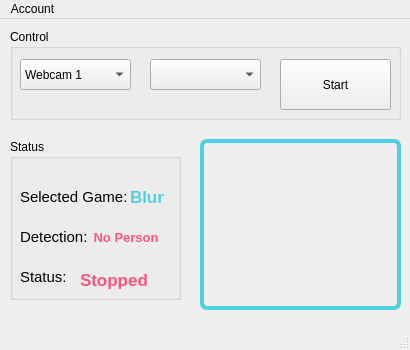
<?xml version="1.0" encoding="UTF-8"?>
<ui version="4.0">
 <class>MainWindow</class>
 <widget class="QMainWindow" name="MainWindow">
  <property name="geometry">
   <rect>
    <x>0</x>
    <y>0</y>
    <width>410</width>
    <height>350</height>
   </rect>
  </property>
  <property name="minimumSize">
   <size>
    <width>410</width>
    <height>350</height>
   </size>
  </property>
  <property name="maximumSize">
   <size>
    <width>410</width>
    <height>350</height>
   </size>
  </property>
  <property name="windowTitle">
   <string>MainWindow</string>
  </property>
  <widget class="QWidget" name="centralwidget">
   <widget class="QGroupBox" name="groupBox">
    <property name="geometry">
     <rect>
      <x>10</x>
      <y>10</y>
      <width>391</width>
      <height>91</height>
     </rect>
    </property>
    <property name="title">
     <string>Control</string>
    </property>
    <widget class="QComboBox" name="webcamSelection">
     <property name="geometry">
      <rect>
       <x>10</x>
       <y>30</y>
       <width>111</width>
       <height>31</height>
      </rect>
     </property>
     <item>
      <property name="text">
       <string>Webcam 1</string>
      </property>
     </item>
     <item>
      <property name="text">
       <string>Webcam 2</string>
      </property>
     </item>
    </widget>
    <widget class="QComboBox" name="gameSelection">
     <property name="geometry">
      <rect>
       <x>140</x>
       <y>30</y>
       <width>111</width>
       <height>31</height>
      </rect>
     </property>
    </widget>
    <widget class="QPushButton" name="startBtn">
     <property name="geometry">
      <rect>
       <x>270</x>
       <y>30</y>
       <width>111</width>
       <height>51</height>
      </rect>
     </property>
     <property name="styleSheet">
      <string notr="true"/>
     </property>
     <property name="text">
      <string>Start</string>
     </property>
    </widget>
   </widget>
   <widget class="QGroupBox" name="groupBox_2">
    <property name="geometry">
     <rect>
      <x>10</x>
      <y>120</y>
      <width>171</width>
      <height>161</height>
     </rect>
    </property>
    <property name="font">
     <font>
      <weight>50</weight>
      <bold>false</bold>
     </font>
    </property>
    <property name="title">
     <string>Status</string>
    </property>
    <property name="flat">
     <bool>false</bool>
    </property>
    <property name="checkable">
     <bool>false</bool>
    </property>
    <widget class="QLabel" name="label">
     <property name="geometry">
      <rect>
       <x>10</x>
       <y>50</y>
       <width>121</width>
       <height>16</height>
      </rect>
     </property>
     <property name="font">
      <font>
       <pointsize>11</pointsize>
      </font>
     </property>
     <property name="text">
      <string>Selected Game:</string>
     </property>
    </widget>
    <widget class="QLabel" name="label_2">
     <property name="geometry">
      <rect>
       <x>10</x>
       <y>90</y>
       <width>81</width>
       <height>16</height>
      </rect>
     </property>
     <property name="font">
      <font>
       <pointsize>11</pointsize>
      </font>
     </property>
     <property name="text">
      <string>Detection:</string>
     </property>
    </widget>
    <widget class="QLabel" name="label_3">
     <property name="geometry">
      <rect>
       <x>10</x>
       <y>130</y>
       <width>51</width>
       <height>16</height>
      </rect>
     </property>
     <property name="font">
      <font>
       <pointsize>11</pointsize>
       <weight>50</weight>
       <bold>false</bold>
      </font>
     </property>
     <property name="text">
      <string>Status:</string>
     </property>
    </widget>
    <widget class="QLabel" name="statusLabel">
     <property name="geometry">
      <rect>
       <x>70</x>
       <y>130</y>
       <width>101</width>
       <height>21</height>
      </rect>
     </property>
     <property name="font">
      <font>
       <pointsize>13</pointsize>
       <weight>75</weight>
       <bold>true</bold>
      </font>
     </property>
     <property name="styleSheet">
      <string notr="true">color: rgb(255, 85, 127);</string>
     </property>
     <property name="text">
      <string>Stopped</string>
     </property>
    </widget>
    <widget class="QLabel" name="selectedGameLabel">
     <property name="geometry">
      <rect>
       <x>120</x>
       <y>50</y>
       <width>41</width>
       <height>16</height>
      </rect>
     </property>
     <property name="font">
      <font>
       <pointsize>13</pointsize>
       <weight>75</weight>
       <bold>true</bold>
      </font>
     </property>
     <property name="styleSheet">
      <string notr="true">color: rgb(77, 208, 225);</string>
     </property>
     <property name="text">
      <string>Blur</string>
     </property>
    </widget>
    <widget class="QLabel" name="detectionLabel">
     <property name="geometry">
      <rect>
       <x>80</x>
       <y>90</y>
       <width>81</width>
       <height>16</height>
      </rect>
     </property>
     <property name="font">
      <font>
       <pointsize>10</pointsize>
       <weight>75</weight>
       <bold>true</bold>
      </font>
     </property>
     <property name="styleSheet">
      <string notr="true">color: rgb(255, 85, 127);</string>
     </property>
     <property name="text">
      <string> No Person</string>
     </property>
    </widget>
   </widget>
   <widget class="QLabel" name="imageLabel">
    <property name="geometry">
     <rect>
      <x>200</x>
      <y>120</y>
      <width>201</width>
      <height>171</height>
     </rect>
    </property>
    <property name="styleSheet">
     <string notr="true">*{
	border: 4px solid rgb(77, 208, 225);
	border-radius: 7px;
}</string>
    </property>
    <property name="text">
     <string/>
    </property>
    <property name="pixmap">
     <pixmap>../Pictures/Camera Roll/WIN_20181012_17_51_53_Pro.jpg</pixmap>
    </property>
    <property name="scaledContents">
     <bool>true</bool>
    </property>
    <property name="alignment">
     <set>Qt::AlignJustify|Qt::AlignVCenter</set>
    </property>
    <property name="wordWrap">
     <bool>false</bool>
    </property>
   </widget>
  </widget>
  <widget class="QMenuBar" name="menubar">
   <property name="geometry">
    <rect>
     <x>0</x>
     <y>0</y>
     <width>410</width>
     <height>21</height>
    </rect>
   </property>
   <widget class="QMenu" name="menuAccount">
    <property name="title">
     <string>Account</string>
    </property>
   </widget>
   <addaction name="menuAccount"/>
  </widget>
  <widget class="QStatusBar" name="statusbar"/>
 </widget>
 <resources/>
 <connections/>
</ui>
